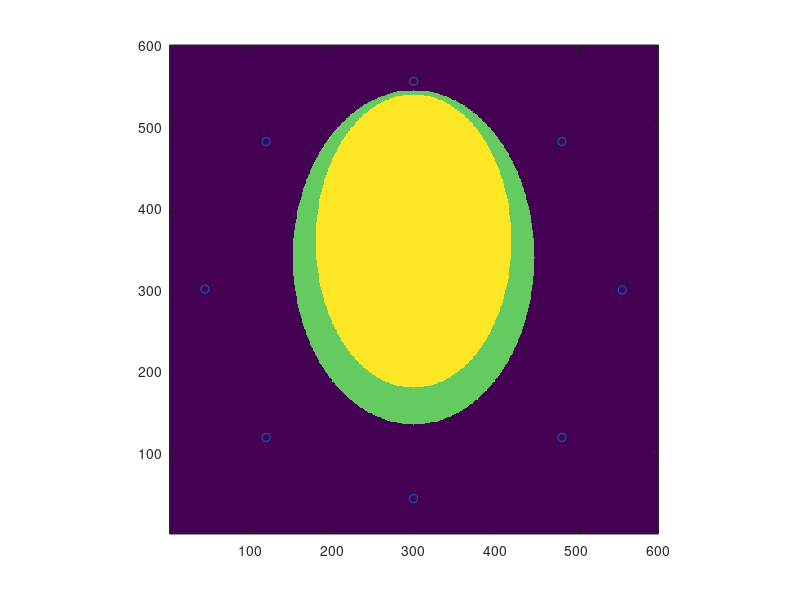

Write the MATLAB code that produced this figure.
%%CST head model

size=600;
Debye_fine_test_model=zeros(size);
Debye_fine_test_model_EpsDelta=zeros(size);
Debye_fine_test_model_EpsInf=zeros(size);
Debye_fine_test_model_Sigma_s=zeros(size);
for i=1:size
    for j=1:size
        if (j-340)^2/(205^2)+(i-size/2)^2/(148^2)<=1
            Debye_fine_test_model(i,j)=3;
        end
        if (j-360)^2/(180^2)+(i-size/2)^2/(120^2)<=1
            Debye_fine_test_model(i,j)=4;

        end
    end
end
for i=1:8
    antLocations_fine_2D(i,1)=size/2+cos(2*pi/8*(i-1)+pi/2)*256;
    antLocations_fine_2D(i,2)=size/2+sin(2*pi/8*(i-1)+pi/2)*256;
end
antLocations_fine_2D=ceil(antLocations_fine_2D);
imagesc(Debye_fine_test_model');
axis square
axis xy
hold on
scatter(antLocations_fine_2D(:,1),antLocations_fine_2D(:,2))